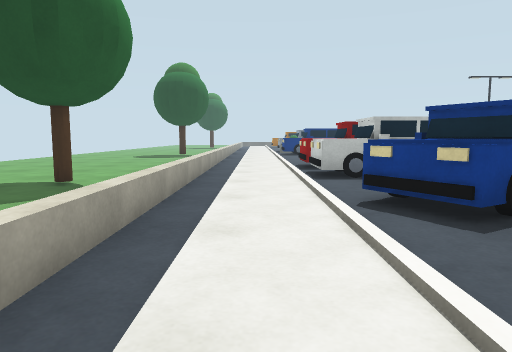
view 1 (above)

19 first-person views from a walk through a Gazebo world. The camera is 0.89 m above the floor, tilts 6° down and sees 70° across. The floor is counted in squares, 1 m on a side. Each view is taken from the middle of a square. On the plan, view 1 faces up. The plan holds only what a view shows up to about 12 squares ahead; the rest is blank. The place goes on beyond the plan. Robots are left out. Some stock models are drawn as simple stand-ins.

view 2
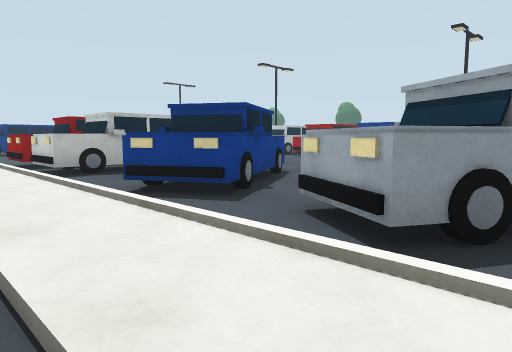

view 3
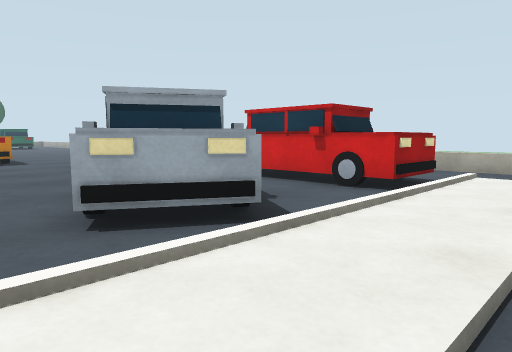

view 4
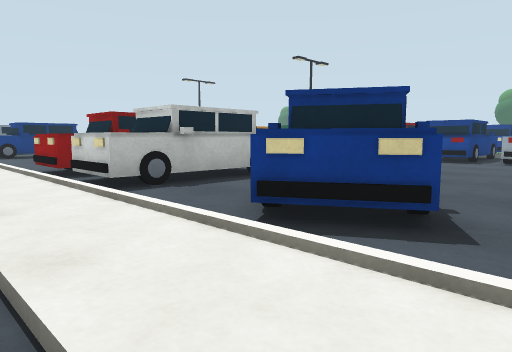

view 5
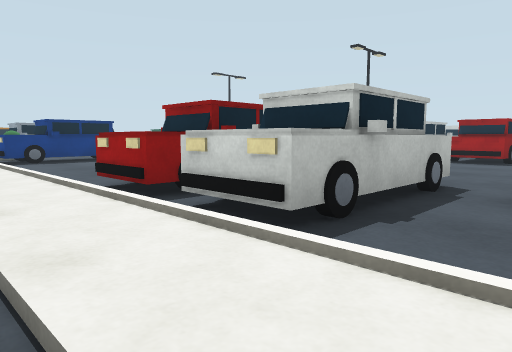

view 6
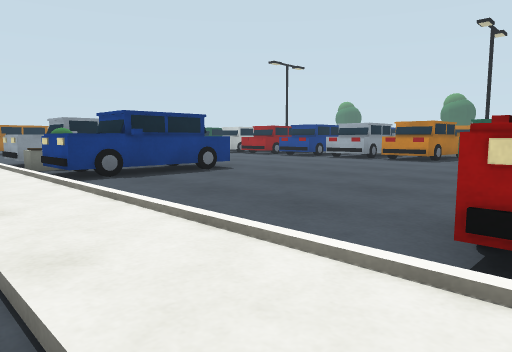

view 7
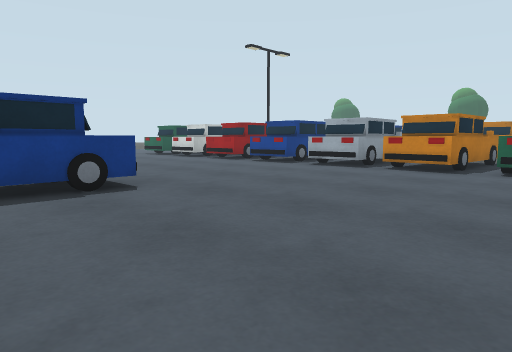

view 8
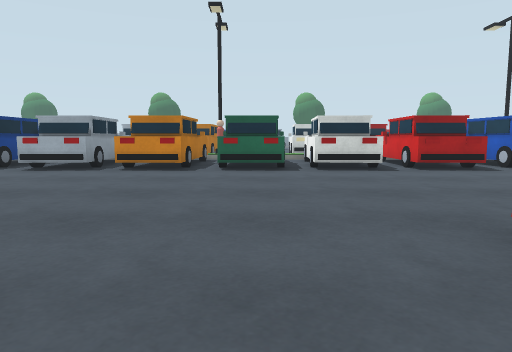

view 9
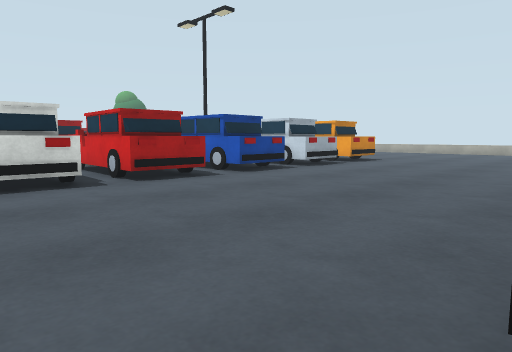

view 10
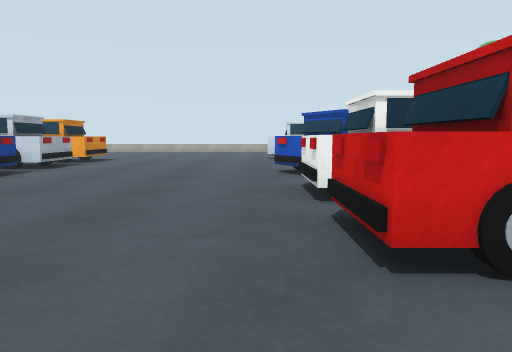

view 11
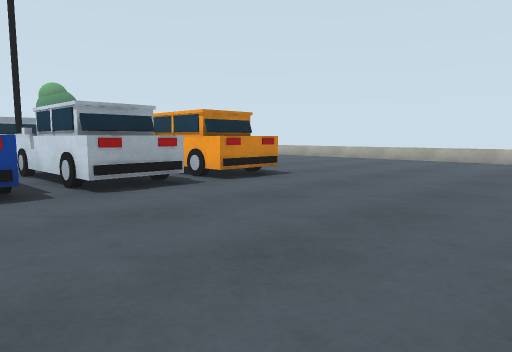

view 12
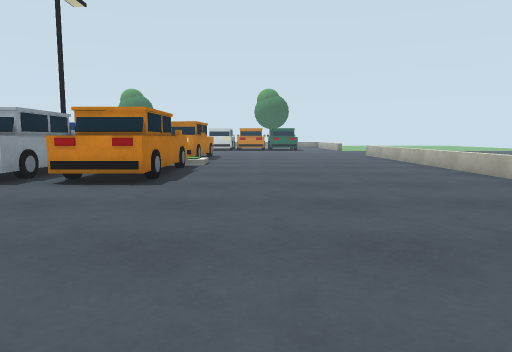

view 13
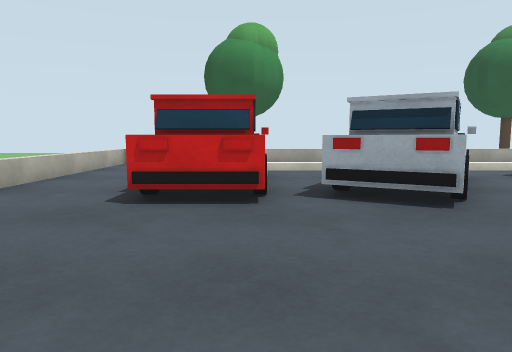

view 14
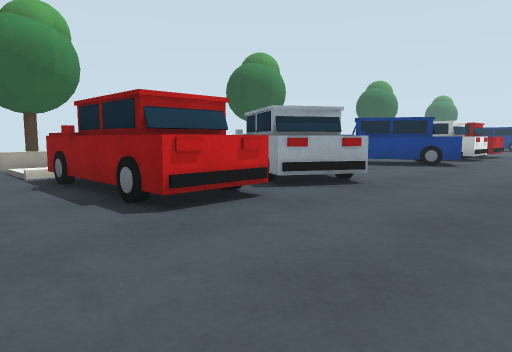

view 15
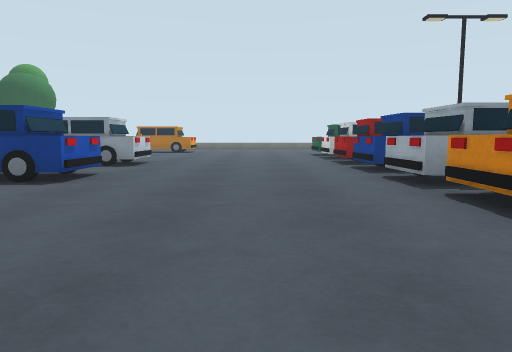

view 16
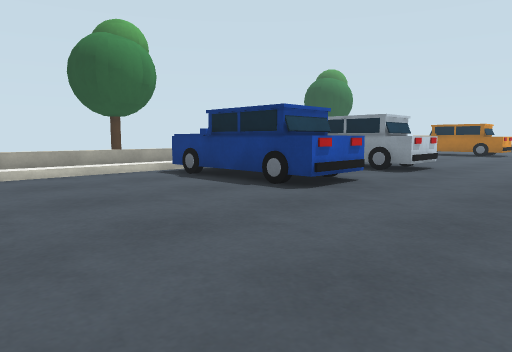

view 17
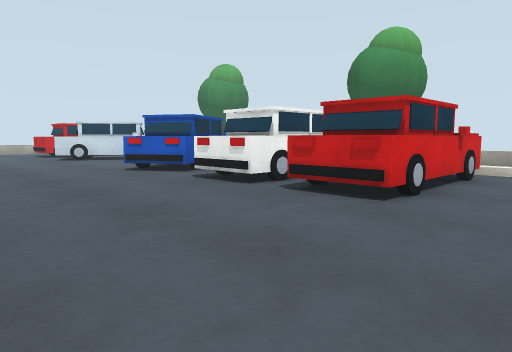

view 18
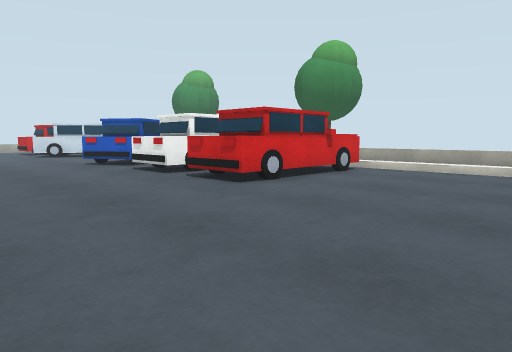

view 19
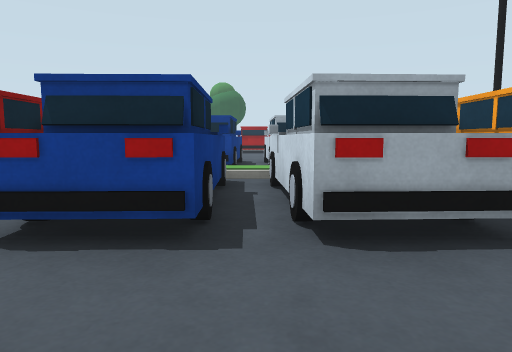

### Floor plan
Key: @ floor where view 1 was taken; . main floor; - floor 0.25 m lower than the main floor; / step, stairs or slope; = window, fence, low wall or low ledge; C car; T tree; O other object.
Columns run from 8 left of view 1 to 18 right of it. Each row starts with its distance up from view 1.
 25            C ........CC
 24          /OO ........CCCCC/
 23          /CC CC.........C./
 22         ./CC CC......CCCCC
 21       = ./CCCCC......CCC
 20       = ./...........CCCC
 19       = ./...........CC
 18       =../...........CCCCCO
 17       =../...........CC
 16       =../...........CC
 15       =../...........CC
 14       =../CCCCC......CCC
 13       =../CC CC......CC
 12 ----- =../CCCCC.........
 11 ----- =../CCCCC......CCCCC
 10  ---- =../CC CC......CC
  9   -TT =../CCCCC.........
  8   -TT =../...C.......CCCC
  7    -- =../..CCC......CC
  6       =../CCCCC......CCCCCO
  5       =../CCC........CC   O
  4       =../.C.........CCCC
  3       =../.C.........CCCC
  2       =../CCC........CC
  1        ../CC CC......CCCCC/
  0        .@/..CCC............
 -1         ./...C.............
 -2    TT   ./CCCCC............
 -3    TT = ./CCCCC............
 -4       =../.C.C.............
 -5          ..................
 -6         ......... .  ......
 -7        ======         =====

Where each view was taken, in squares from view 1:
view 1: 0 up, 0 right, facing up
view 2: 0 up, 1 left, facing up-right
view 3: 4 up, 1 left, facing down-right
view 4: 3 up, 1 left, facing up-right
view 5: 7 up, 1 left, facing up-right
view 6: 13 up, 1 left, facing up-right
view 7: 15 up, 3 right, facing up-right
view 8: 16 up, 3 right, facing right
view 9: 15 up, 6 right, facing down-right
view 10: 16 up, 7 right, facing down
view 11: 8 up, 7 right, facing down-right
view 12: 1 down, 6 right, facing right
view 13: 2 down, 11 right, facing left
view 14: 6 down, 10 right, facing up-left
view 15: 14 up, 10 right, facing up
view 16: 16 up, 10 right, facing up-left
view 17: 16 up, 11 right, facing down-left
view 18: 19 up, 11 right, facing down-left
view 19: 23 up, 10 right, facing right
